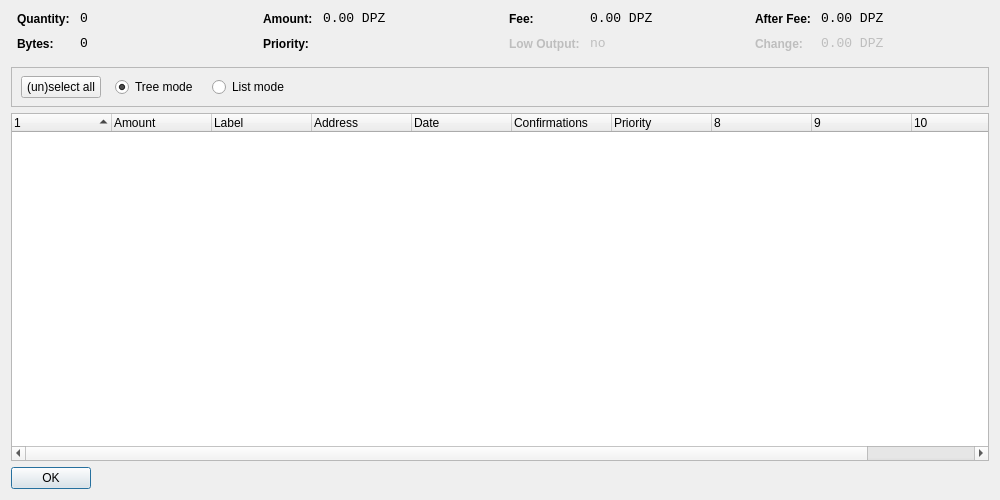
<?xml version="1.0" encoding="UTF-8"?>
<ui version="4.0">
 <class>CoinControlDialog</class>
 <widget class="QDialog" name="CoinControlDialog">
  <property name="geometry">
   <rect>
    <x>0</x>
    <y>0</y>
    <width>1000</width>
    <height>500</height>
   </rect>
  </property>
  <property name="windowTitle">
   <string>Coin Control</string>
  </property>
  <layout class="QVBoxLayout" name="verticalLayout">
   <item>
    <layout class="QHBoxLayout" name="horizontalLayoutTop" stretch="0,0,0,0">
     <property name="topMargin">
      <number>0</number>
     </property>
     <property name="bottomMargin">
      <number>10</number>
     </property>
     <item>
      <layout class="QFormLayout" name="formLayoutCoinControl1">
       <property name="horizontalSpacing">
        <number>10</number>
       </property>
       <property name="verticalSpacing">
        <number>10</number>
       </property>
       <property name="leftMargin">
        <number>6</number>
       </property>
       <property name="rightMargin">
        <number>6</number>
       </property>
       <item row="0" column="0">
        <widget class="QLabel" name="labelCoinControlQuantityText">
         <property name="styleSheet">
          <string notr="true">font-weight:bold;</string>
         </property>
         <property name="text">
          <string>Quantity:</string>
         </property>
        </widget>
       </item>
       <item row="0" column="1">
        <widget class="QLabel" name="labelCoinControlQuantity">
         <property name="font">
          <font>
           <family>Monospace</family>
           <pointsize>10</pointsize>
          </font>
         </property>
         <property name="cursor">
          <cursorShape>IBeamCursor</cursorShape>
         </property>
         <property name="contextMenuPolicy">
          <enum>Qt::ActionsContextMenu</enum>
         </property>
         <property name="text">
          <string>0</string>
         </property>
         <property name="textInteractionFlags">
          <set>Qt::LinksAccessibleByMouse|Qt::TextSelectableByKeyboard|Qt::TextSelectableByMouse</set>
         </property>
        </widget>
       </item>
       <item row="1" column="0">
        <widget class="QLabel" name="labelCoinControlBytesText">
         <property name="styleSheet">
          <string notr="true">font-weight:bold;</string>
         </property>
         <property name="text">
          <string>Bytes:</string>
         </property>
        </widget>
       </item>
       <item row="1" column="1">
        <widget class="QLabel" name="labelCoinControlBytes">
         <property name="font">
          <font>
           <family>Monospace</family>
           <pointsize>10</pointsize>
          </font>
         </property>
         <property name="cursor">
          <cursorShape>IBeamCursor</cursorShape>
         </property>
         <property name="contextMenuPolicy">
          <enum>Qt::ActionsContextMenu</enum>
         </property>
         <property name="text">
          <string>0</string>
         </property>
         <property name="textInteractionFlags">
          <set>Qt::LinksAccessibleByMouse|Qt::TextSelectableByKeyboard|Qt::TextSelectableByMouse</set>
         </property>
        </widget>
       </item>
      </layout>
     </item>
     <item>
      <layout class="QFormLayout" name="formLayoutCoinControl2">
       <property name="horizontalSpacing">
        <number>10</number>
       </property>
       <property name="verticalSpacing">
        <number>10</number>
       </property>
       <property name="leftMargin">
        <number>6</number>
       </property>
       <property name="rightMargin">
        <number>6</number>
       </property>
       <item row="0" column="0">
        <widget class="QLabel" name="labelCoinControlAmountText">
         <property name="styleSheet">
          <string notr="true">font-weight:bold;</string>
         </property>
         <property name="text">
          <string>Amount:</string>
         </property>
        </widget>
       </item>
       <item row="0" column="1">
        <widget class="QLabel" name="labelCoinControlAmount">
         <property name="font">
          <font>
           <family>Monospace</family>
           <pointsize>10</pointsize>
          </font>
         </property>
         <property name="cursor">
          <cursorShape>IBeamCursor</cursorShape>
         </property>
         <property name="contextMenuPolicy">
          <enum>Qt::ActionsContextMenu</enum>
         </property>
         <property name="text">
          <string>0.00 DPZ</string>
         </property>
         <property name="textInteractionFlags">
          <set>Qt::LinksAccessibleByMouse|Qt::TextSelectableByKeyboard|Qt::TextSelectableByMouse</set>
         </property>
        </widget>
       </item>
       <item row="1" column="0">
        <widget class="QLabel" name="labelCoinControlPriorityText">
         <property name="styleSheet">
          <string notr="true">font-weight:bold;</string>
         </property>
         <property name="text">
          <string>Priority:</string>
         </property>
        </widget>
       </item>
       <item row="1" column="1">
        <widget class="QLabel" name="labelCoinControlPriority">
         <property name="font">
          <font>
           <family>Monospace</family>
           <pointsize>10</pointsize>
          </font>
         </property>
         <property name="cursor">
          <cursorShape>IBeamCursor</cursorShape>
         </property>
         <property name="contextMenuPolicy">
          <enum>Qt::ActionsContextMenu</enum>
         </property>
         <property name="text">
          <string/>
         </property>
         <property name="textInteractionFlags">
          <set>Qt::LinksAccessibleByMouse|Qt::TextSelectableByKeyboard|Qt::TextSelectableByMouse</set>
         </property>
        </widget>
       </item>
      </layout>
     </item>
     <item>
      <layout class="QFormLayout" name="formLayoutCoinControl3">
       <property name="horizontalSpacing">
        <number>10</number>
       </property>
       <property name="verticalSpacing">
        <number>10</number>
       </property>
       <property name="leftMargin">
        <number>6</number>
       </property>
       <property name="rightMargin">
        <number>6</number>
       </property>
       <item row="0" column="0">
        <widget class="QLabel" name="labelCoinControlFeeText">
         <property name="styleSheet">
          <string notr="true">font-weight:bold;</string>
         </property>
         <property name="text">
          <string>Fee:</string>
         </property>
        </widget>
       </item>
       <item row="0" column="1">
        <widget class="QLabel" name="labelCoinControlFee">
         <property name="font">
          <font>
           <family>Monospace</family>
           <pointsize>10</pointsize>
          </font>
         </property>
         <property name="cursor">
          <cursorShape>IBeamCursor</cursorShape>
         </property>
         <property name="contextMenuPolicy">
          <enum>Qt::ActionsContextMenu</enum>
         </property>
         <property name="text">
          <string>0.00 DPZ</string>
         </property>
         <property name="textInteractionFlags">
          <set>Qt::LinksAccessibleByMouse|Qt::TextSelectableByKeyboard|Qt::TextSelectableByMouse</set>
         </property>
        </widget>
       </item>
       <item row="1" column="0">
        <widget class="QLabel" name="labelCoinControlLowOutputText">
         <property name="enabled">
          <bool>false</bool>
         </property>
         <property name="styleSheet">
          <string notr="true">font-weight:bold;</string>
         </property>
         <property name="text">
          <string>Low Output:</string>
         </property>
        </widget>
       </item>
       <item row="1" column="1">
        <widget class="QLabel" name="labelCoinControlLowOutput">
         <property name="enabled">
          <bool>false</bool>
         </property>
         <property name="font">
          <font>
           <family>Monospace</family>
           <pointsize>10</pointsize>
          </font>
         </property>
         <property name="cursor">
          <cursorShape>IBeamCursor</cursorShape>
         </property>
         <property name="contextMenuPolicy">
          <enum>Qt::ActionsContextMenu</enum>
         </property>
         <property name="text">
          <string>no</string>
         </property>
         <property name="textInteractionFlags">
          <set>Qt::LinksAccessibleByMouse|Qt::TextSelectableByKeyboard|Qt::TextSelectableByMouse</set>
         </property>
        </widget>
       </item>
      </layout>
     </item>
     <item>
      <layout class="QFormLayout" name="formLayoutCoinControl4">
       <property name="horizontalSpacing">
        <number>10</number>
       </property>
       <property name="verticalSpacing">
        <number>10</number>
       </property>
       <property name="leftMargin">
        <number>6</number>
       </property>
       <property name="rightMargin">
        <number>6</number>
       </property>
       <item row="0" column="0">
        <widget class="QLabel" name="labelCoinControlAfterFeeText">
         <property name="styleSheet">
          <string notr="true">font-weight:bold;</string>
         </property>
         <property name="text">
          <string>After Fee:</string>
         </property>
        </widget>
       </item>
       <item row="0" column="1">
        <widget class="QLabel" name="labelCoinControlAfterFee">
         <property name="font">
          <font>
           <family>Monospace</family>
           <pointsize>10</pointsize>
          </font>
         </property>
         <property name="cursor">
          <cursorShape>IBeamCursor</cursorShape>
         </property>
         <property name="contextMenuPolicy">
          <enum>Qt::ActionsContextMenu</enum>
         </property>
         <property name="text">
          <string>0.00 DPZ</string>
         </property>
         <property name="textInteractionFlags">
          <set>Qt::LinksAccessibleByMouse|Qt::TextSelectableByKeyboard|Qt::TextSelectableByMouse</set>
         </property>
        </widget>
       </item>
       <item row="1" column="0">
        <widget class="QLabel" name="labelCoinControlChangeText">
         <property name="enabled">
          <bool>false</bool>
         </property>
         <property name="styleSheet">
          <string notr="true">font-weight:bold;</string>
         </property>
         <property name="text">
          <string>Change:</string>
         </property>
        </widget>
       </item>
       <item row="1" column="1">
        <widget class="QLabel" name="labelCoinControlChange">
         <property name="enabled">
          <bool>false</bool>
         </property>
         <property name="font">
          <font>
           <family>Monospace</family>
           <pointsize>10</pointsize>
          </font>
         </property>
         <property name="cursor">
          <cursorShape>IBeamCursor</cursorShape>
         </property>
         <property name="contextMenuPolicy">
          <enum>Qt::ActionsContextMenu</enum>
         </property>
         <property name="text">
          <string>0.00 DPZ</string>
         </property>
         <property name="textInteractionFlags">
          <set>Qt::LinksAccessibleByMouse|Qt::TextSelectableByKeyboard|Qt::TextSelectableByMouse</set>
         </property>
        </widget>
       </item>
      </layout>
     </item>
    </layout>
   </item>
   <item>
    <widget class="QFrame" name="frame">
     <property name="minimumSize">
      <size>
       <width>0</width>
       <height>40</height>
      </size>
     </property>
     <property name="frameShape">
      <enum>QFrame::StyledPanel</enum>
     </property>
     <property name="frameShadow">
      <enum>QFrame::Sunken</enum>
     </property>
     <widget class="QWidget" name="horizontalLayoutWidget">
      <property name="geometry">
       <rect>
        <x>10</x>
        <y>0</y>
        <width>781</width>
        <height>41</height>
       </rect>
      </property>
      <layout class="QHBoxLayout" name="horizontalLayoutPanel" stretch="0,0,0,0,0">
       <property name="spacing">
        <number>14</number>
       </property>
       <item>
        <widget class="QPushButton" name="pushButtonSelectAll">
         <property name="sizePolicy">
          <sizepolicy hsizetype="Maximum" vsizetype="Fixed">
           <horstretch>0</horstretch>
           <verstretch>0</verstretch>
          </sizepolicy>
         </property>
         <property name="text">
          <string>(un)select all</string>
         </property>
        </widget>
       </item>
       <item>
        <widget class="QRadioButton" name="radioTreeMode">
         <property name="sizePolicy">
          <sizepolicy hsizetype="Maximum" vsizetype="Fixed">
           <horstretch>0</horstretch>
           <verstretch>0</verstretch>
          </sizepolicy>
         </property>
         <property name="text">
          <string>Tree mode</string>
         </property>
         <property name="checked">
          <bool>true</bool>
         </property>
        </widget>
       </item>
       <item>
        <widget class="QRadioButton" name="radioListMode">
         <property name="sizePolicy">
          <sizepolicy hsizetype="Maximum" vsizetype="Fixed">
           <horstretch>0</horstretch>
           <verstretch>0</verstretch>
          </sizepolicy>
         </property>
         <property name="text">
          <string>List mode</string>
         </property>
        </widget>
       </item>
       <item>
        <spacer name="horizontalSpacer">
         <property name="orientation">
          <enum>Qt::Horizontal</enum>
         </property>
         <property name="sizeHint" stdset="0">
          <size>
           <width>40</width>
           <height>20</height>
          </size>
         </property>
        </spacer>
       </item>
      </layout>
     </widget>
    </widget>
   </item>
   <item>
    <widget class="CoinControlTreeWidget" name="treeWidget">
     <property name="contextMenuPolicy">
      <enum>Qt::CustomContextMenu</enum>
     </property>
     <property name="sortingEnabled">
      <bool>false</bool>
     </property>
     <property name="columnCount">
      <number>11</number>
     </property>
     <attribute name="headerShowSortIndicator" stdset="0">
      <bool>true</bool>
     </attribute>
     <attribute name="headerStretchLastSection">
      <bool>false</bool>
     </attribute>
     <column>
      <property name="text">
       <string/>
      </property>
     </column>
     <column>
      <property name="text">
       <string>Amount</string>
      </property>
     </column>
     <column>
      <property name="text">
       <string>Label</string>
      </property>
     </column>
     <column>
      <property name="text">
       <string>Address</string>
      </property>
     </column>
     <column>
      <property name="text">
       <string>Date</string>
      </property>
     </column>
     <column>
      <property name="text">
       <string>Confirmations</string>
      </property>
      <property name="toolTip">
       <string>Confirmed</string>
      </property>
     </column>
     <column>
      <property name="text">
       <string>Priority</string>
      </property>
     </column>
     <column>
      <property name="text">
       <string/>
      </property>
     </column>
     <column>
      <property name="text">
       <string/>
      </property>
     </column>
     <column>
      <property name="text">
       <string/>
      </property>
     </column>
     <column>
      <property name="text">
       <string/>
      </property>
     </column>
    </widget>
   </item>
   <item>
    <widget class="QDialogButtonBox" name="buttonBox">
     <property name="sizePolicy">
      <sizepolicy hsizetype="Maximum" vsizetype="Fixed">
       <horstretch>0</horstretch>
       <verstretch>0</verstretch>
      </sizepolicy>
     </property>
     <property name="orientation">
      <enum>Qt::Horizontal</enum>
     </property>
     <property name="standardButtons">
      <set>QDialogButtonBox::Ok</set>
     </property>
    </widget>
   </item>
  </layout>
 </widget>
 <customwidgets>
  <customwidget>
   <class>CoinControlTreeWidget</class>
   <extends>QTreeWidget</extends>
   <header>coincontroltreewidget.h</header>
  </customwidget>
 </customwidgets>
 <resources/>
 <connections/>
</ui>
